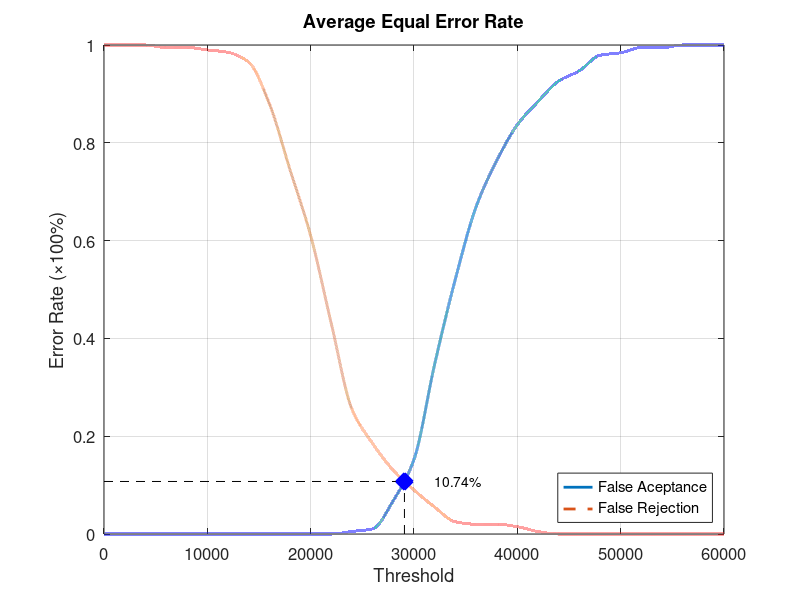
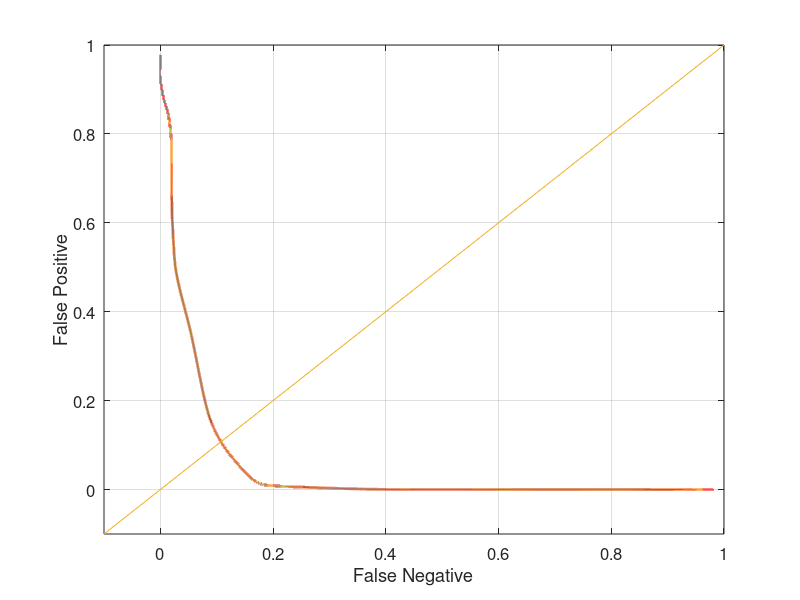

Recreate these plots in MATLAB, in order.
function yEER = Database5_1
close all;
clear;
clc;
x = 0:2000:60000;
xq = 0:0.5:60000;

y0 = [0 0 0 0 0 0 0 0 0 0 0 0 0.00526316 0.0105263 0.0684211 0.152632 0.347368 0.521053 0.668421 0.763158 0.836842 0.884211 0.926316 0.947368 0.978947 0.984211 0.994737 0.994737 1 1 1];
yy0 = interp1(x, y0, xq, 'pchip');
y1 = [1 1 1 0.995 0.995 0.99 0.985 0.965 0.88 0.745 0.61 0.43 0.255 0.185 0.13 0.09 0.055 0.025 0.02 0.02 0.015 0.005 0 0 0 0 0 0 0 0 0];
yy1 = interp1(x, y1, xq, 'pchip');

% Calculating EER: 
y2 = abs(y0 - y1);
find(y2 == min(y2))
yy2 = abs(yy0 - yy1);
xEER = find(yy2 == min(yy2));
xEERIndex = xq(xEER) % X-axis EER
yEER = yy0(xEER) % Y-axis EER

main = figure
plot(xq, yy0,'-','LineWidth', 2);	hold on
plot(xq, yy1,'--','LineWidth', 2);	hold on
plot([xEERIndex xEERIndex], [0 yEER], 'k--');	hold on
plot([0 xEERIndex], [yEER yEER], 'k--');	hold on
plot(xEERIndex, yEER, 'bx', 'LineWidth', 10);	hold on
text(xEERIndex + 10 * xEERIndex / 100, yEER, [num2str(round((10000 * yEER)) / 100) '%'])
legend('False Aceptance', 'False Rejection', 'Location', 'SouthEast')
xlabel('Threshold')
ylabel('Error Rate (\times100%)')
title('Average Equal Error Rate')
set(gca, 'FontSize', 12)
axis([0 60000 0 1])
grid on

print(main, 'Database5_1Main', '-dpng');
FNRxFPR = figure('Color', [1 1 1]);
plot(yy1, yy0, '-', yy1, yy0, 'LineWidth', 2);
hold on
y = -0.1:0.1:1
plot(y, y); 
set(gca, 'FontSize', 12)
xlabel('False Negative')
ylabel('False Positive')
axis([-0.1 1 -0.1 1])
set(gca, 'FontSize', 12)
grid on

print(FNRxFPR, 'Database5_1FNRxFPR','-dpng');
end
